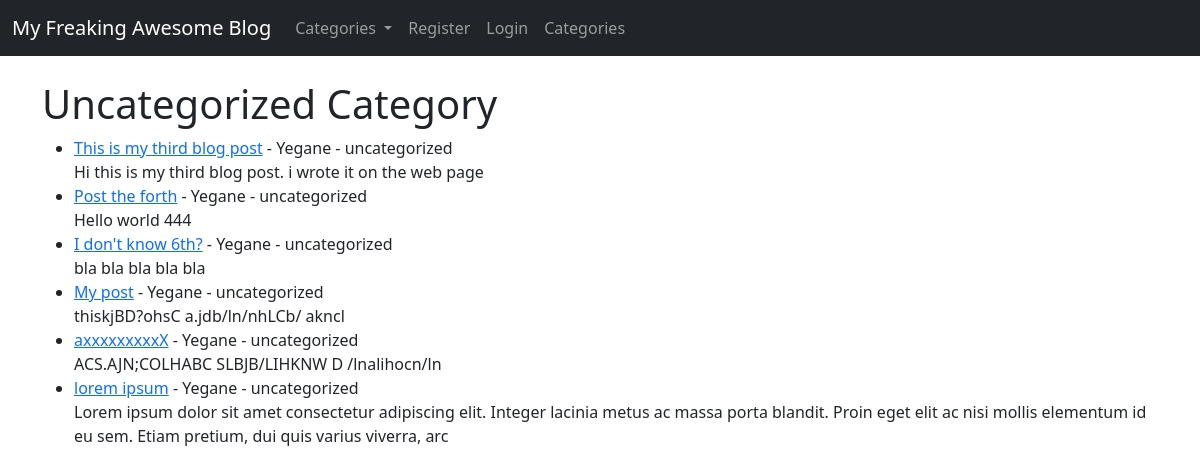
The page /category/uncategorized/ on the database its author committed.
### theblog/models.py (models this page shows, shortened)
class Post(models.Model):
    title = models.CharField(max_length=255)
    title_tag = models.CharField(max_length=255)
    author = models.ForeignKey(User, on_delete=models.CASCADE)
    body = models.TextField()
    post_date = models.DateField(auto_now_add=True)
    category = models.CharField(max_length=255, default="uncategorized")

### theblog/views.py (the view)
# urls.py: path("category/<str:cats>/", CategoryView, name="category"),
def CategoryView(requests, cats):
    category_post = Post.objects.filter(category=cats.replace("-", " "))
    return render(
        requests,
        "categories.html",
        {"cats": cats.title().replace("-", " "), "category_posts": category_post},
    )

### theblog/templates/categories.html (shortened to what this page needs)
{% extends 'base.html' %}
{% block content %}
<h1>{{ cats }} Category</h1>
{% if category_posts %}
    <ul>
    {% for post in category_posts %}
        <li><a href="{% url 'article-detail' post.pk %}">{{ post.title }}</a> - {{ post.author.first_name }} - {{ post.category }}
            <br/>
            {{ post.body | slice:":200" | safe}}
        </li>
    {% endfor %}
    </ul>
{% else%}
    <h2>Sorry, This page does not exist ...</h2>
{% endif %}
{% endblock %}

### rows shown on the page
Post: title "This is my third blog post", author.first_name "Yegane", category "uncategorized", body "Hi this is my third blog post. i wrote it on the web page"
Post: title "Post the forth", author.first_name "Yegane", category "uncategorized", body "Hello world 444"
Post: title "I don't know 6th?", author.first_name "Yegane", category "uncategorized", body "bla bla bla bla bla"
Post: title "My post", author.first_name "Yegane", category "uncategorized", body "thiskjBD?ohsC a.jdb/ln/nhLCb/ akncl"
Post: title "axxxxxxxxxX", author.first_name "Yegane", category "uncategorized", body "ACS.AJN;COLHABC SLBJB/LIHKNW D /lnalihocn/ln"
Post: title "lorem ipsum", author.first_name "Yegane", category "uncategorized", body "Lorem ipsum dolor sit amet consectetur adipiscing elit. Integer lacinia metus ac massa porta blandit. Proin eget elit ac nisi mollis elementum id eu sem. Etiam pretium, dui quis varius viverra, arc"

### other values the page prints
{{ cats }} "Uncategorized"
